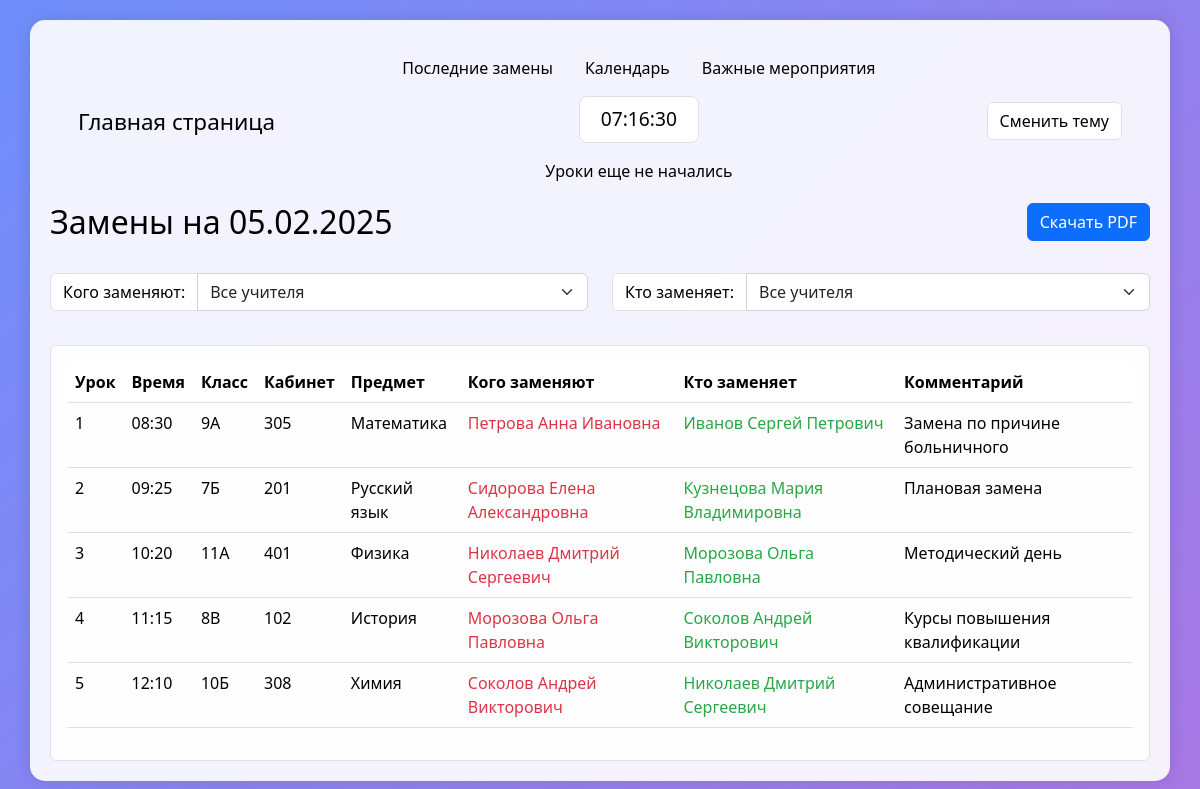
Page /schedule/ on the committed database.
### schedule_app/models.py (models this page shows, shortened)
class Schedule(models.Model):
    date = models.DateField('Дата')
    class_number = models.CharField('Класс', max_length=10)
    classroom = models.CharField('Кабинет', max_length=10)
    lesson_time = models.TimeField('Время урока')
    lesson_number = models.IntegerField('Номер урока')
    subject = models.CharField('Предмет', max_length=100)
    teacher_replaced = models.CharField('Кого заменяют', max_length=100)
    teacher_replacing = models.CharField('Кто заменяет', max_length=100)
    comment = models.TextField('Комментарий', blank=True, null=True)
    created_at = models.DateTimeField('Дата создания', auto_now_add=True)
    updated_at = models.DateTimeField('Дата обновления', auto_now=True)
    class Meta:
        verbose_name = 'Расписание'
        verbose_name_plural = 'Расписания'
        ordering = ['-date', 'lesson_number']

### schedule_app/views.py (the view)
# urls.py: path('schedule/', views.schedule_list, name='schedule_list'),
def schedule_list(request):
    schedules = Schedule.objects.all().order_by('-date', 'lesson_number')
    replaced_teachers = set(Schedule.objects.values_list('teacher_replaced', flat=True))
    replacing_teachers = set(Schedule.objects.values_list('teacher_replacing', flat=True))
    all_teachers = sorted(replaced_teachers | replacing_teachers)
    selected_replaced = request.GET.get('replaced_teacher', '')
    selected_replacing = request.GET.get('replacing_teacher', '')
    if selected_replaced:
        schedules = schedules.filter(teacher_replaced=selected_replaced)
    if selected_replacing:
        schedules = schedules.filter(teacher_replacing=selected_replacing)
    latest_date = schedules.first().date if schedules.exists() else None
    if latest_date and not (selected_replaced or selected_replacing):
        schedules = schedules.filter(date=latest_date)
    return render(request, 'schedule_app/schedule_list.html', {
        'schedules': schedules,
        'current_date': latest_date,
        'all_teachers': all_teachers,
        'replaced_teachers': sorted(replaced_teachers),
        'replacing_teachers': sorted(replacing_teachers),
        'selected_replaced': selected_replaced,
        'selected_replacing': selected_replacing
    })

### schedule_app/templates/schedule_app/schedule_list.html (shortened to what this page needs)
{% extends 'schedule_app/base.html' %}
{% block content %}
<div class="row mb-4">
    <div class="col-md-8">
        <h2>
            {% if selected_replaced or selected_replacing %}
                Замены
                {% if selected_replaced %}
                    учителя: {{ selected_replaced }} (кого заменяют)
                {% endif %}
                {% if selected_replacing %}
                    {% if selected_replaced %}и{% endif %}
                    учителя: {{ selected_replacing }} (кто заменяет)
                {% endif %}
            {% else %}
                Замены на {{ current_date|date:"d.m.Y" }}
            {% endif %}
        </h2>
    </div>
    <div class="col-md-4 text-end">
        <a href="{% url 'schedule_app:download_pdf' %}" class="btn btn-primary">
             Скачать PDF
        </a>
    </div>
</div>
<div class="row mb-4">
    <div class="col-md-6">
        <form method="get" class="teacher-filter">
            <div class="input-group">
                <label class="input-group-text" for="replaced-select">Кого заменяют:</label>
                <select name="replaced_teacher" id="replaced-select" class="form-select" onchange="this.form.submit()">
                    <option value="">Все учителя</option>
                </select>
            </div>
        </form>
    </div>
    <div class="col-md-6">
        <form method="get" class="teacher-filter">
            <div class="input-group">
                <label class="input-group-text" for="replacing-select">Кто заменяет:</label>
                <select name="replacing_teacher" id="replacing-select" class="form-select" onchange="this.form.submit()">
                    <option value="">Все учителя</option>
                </select>
            </div>
        </form>
    </div>
</div>
{% if schedules %}
    <div class="card schedule-card">
        <div class="card-body">
            <div class="table-responsive">
                <table class="table table-hover">
                    <thead>
                        <tr>
                            <th>Урок</th>
                            <th>Время</th>
                            <th>Класс</th>
                            <th>Кабинет</th>
                            <th>Предмет</th>
                            <th>Кого заменяют</th>
                            <th>Кто заменяет</th>
                            <th>Комментарий</th>
                        </tr>
                    </thead>
                    <tbody>
                        {% for schedule in schedules %}
                            <tr class="{% if schedule.teacher_replaced == selected_replaced %}table-replaced{% endif %} {% if schedule.teacher_replacing == selected_replacing %}table-replacing{% endif %}">
                                <td>{{ schedule.lesson_number }}</td>
                                <td>{{ schedule.lesson_time|time:"H:i" }}</td>
                                <td>{{ schedule.class_number }}</td>
                                <td>{{ schedule.classroom }}</td>
                                <td>{{ schedule.subject }}</td>
                                <td class="teacher-replaced">{{ schedule.teacher_replaced }}</td>
                                <td class="teacher-replacing">{{ schedule.teacher_replacing }}</td>
                                <td>{{ schedule.comment|default:"-" }}</td>
                            </tr>
                        {% endfor %}
                    </tbody>
                </table>
            </div>
        </div>
    </div>
{% else %}
    <div class="alert alert-info">
        Замены не найдены
    </div>
{% endif %}
{% endblock %}

### static/css/style.css (style rules this page uses)
:root { --bg-color: rgba(255, 255, 255, 0.9); --text-color: #000; --card-bg: rgba(255, 255, 255, 0.95); --calendar-day-bg: #fff; --calendar-day-color: #000; --calendar-border: #dee2e6; --weekend-color: #dc3545; --table-hover-bg: rgba(0, 0, 0, 0.075); --replaced-bg: rgba(220, 53, 69, 0.1); --replacing-bg: rgba(40, 167, 69, 0.1); }
body { background: linear-gradient(135deg, #6e8efb, #a777e3); min-height: 100vh; color: var(--text-color); }
.card { background-color: var(--card-bg); transition: transform 0.3s ease; }
.teacher-filter { margin-bottom: 10px; }
.teacher-replaced { color: #dc3545 !important; font-weight: 500; }
.teacher-replacing { color: #28a745 !important; font-weight: 500; }
.input-group-text { background-color: var(--calendar-day-bg); color: var(--text-color); border-color: var(--calendar-border); }
.form-select { min-width: 200px; }
.schedule-card { background-color: var(--card-bg); border-color: var(--calendar-border); }
.table { color: var(--text-color) !important; border-color: var(--calendar-border); }
.table thead th { background-color: var(--calendar-day-bg); border-color: var(--calendar-border); color: var(--text-color); }
.table tbody td { color: var(--text-color); border-color: var(--calendar-border); }

### rows in the picture
Schedule: date "05.02.2025", lesson_number "1", lesson_time "08:30", class_number "9А", classroom "305", subject "Математика", teacher_replaced "Петрова Анна Ивановна", teacher_replacing "Иванов Сергей Петрович", comment "Замена по причине больничного"
Schedule: lesson_number "2", lesson_time "09:25", class_number "7Б", classroom "201", subject "Русский язык", teacher_replaced "Сидорова Елена Александровна", teacher_replacing "Кузнецова Мария Владимировна", comment "Плановая замена"
Schedule: lesson_number "3", lesson_time "10:20", class_number "11А", classroom "401", subject "Физика", teacher_replaced "Николаев Дмитрий Сергеевич", teacher_replacing "Морозова Ольга Павловна", comment "Методический день"
Schedule: lesson_number "4", lesson_time "11:15", class_number "8В", classroom "102", subject "История", teacher_replaced "Морозова Ольга Павловна", teacher_replacing "Соколов Андрей Викторович", comment "Курсы повышения квалификации"
Schedule: lesson_number "5", lesson_time "12:10", class_number "10Б", classroom "308", subject "Химия", teacher_replaced "Соколов Андрей Викторович", teacher_replacing "Николаев Дмитрий Сергеевич", comment "Административное совещание"
